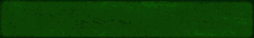
#> input picture scummvm/audio/softsynth/mt32/images/lcd_bg.bmp, 254 x 38 px
$ python mask_index.py ../scummvm/audio/softsynth/mt32/images/lcd_bg.bmp
#> lines starting #> are read from the running program, lines starting #| are printed output that depends on the picture
#> further down, im is the input picture: PIL image 254x38 P; mean R, G, B 11.4, 64.4, 4
#!/usr/bin/env python3
"""Maskenindex eines Quellbildes bestimmen (reproduzierbare Regel, kein Farbraten).

Die Quellbilder sind 8-Bit-Palettenbilder. Die Maske ist der Paletteneintrag,
dessen Farbe in der Magentafamilie liegt UND dessen Flaeche den Bildrand
beruehrt. Nur dann ist es die transparente Umgebung des Sprites.

Belegt an den Quellen (comi-original-assets.zip):

    Objekt                      Index  Anteil  Beruehrt Bildrand
    system-cursor-icon_0000       255   96.1%  100.0%    -> Maske
    lice-icon-object_0000         255   97.6%  100.0%    -> Maske
    inventory-bg-object_0000      255   14.4%   76.5%    -> Maske
    logo-logo-object_0000          33   14.9%    0.0%    -> keine Maske (Magenta liegt innen, bleibt Grafik)
    clring-a-balcony-door_0000      -       -       -     -> kein Magenta in der Palette (Violett ist Grafik)
    ramrod-object_0000              -       -       -     -> kein Magenta in der Palette

Damit faellt die Regel genau so aus wie Koljas Sichturteil: Icons und
System-UI ja, Logo und Raumobjekte nein.
"""
import numpy as np

MAGENTA_R_MIN = 200
MAGENTA_B_MIN = 150
MAGENTA_G_MAX = 60
BORDER_MIN_SHARE = 0.10      # mindestens 10 % der Randpixel muessen dazugehoeren


def magenta_palette_entries(palette):
    """Indizes der Palette, deren Farbe in der Magentafamilie liegt."""
    pal = np.array(palette[:768], dtype=int).reshape(256, 3)
    mask = (pal[:, 0] > MAGENTA_R_MIN) & (pal[:, 2] > MAGENTA_B_MIN) & (pal[:, 1] < MAGENTA_G_MAX)
    return [int(i) for i in np.nonzero(mask)[0]]


def border_pixels(arr):
    return np.concatenate([arr[0, :], arr[-1, :], arr[:, 0], arr[:, -1]])


def mask_index(source_image, border_min_share=BORDER_MIN_SHARE, extra_indices=()):
    """Maskenindex oder None. source_image ist ein PIL-Bild im Modus P.

    `extra_indices` erlaubt weitere Maskenindizes, die nicht magentafarben sind.
    Fuer Objektebenen ist das Index 39: `extract_all_raw.py` setzt ihn beim
    Zusammensetzen der Ebene als transparenten Index, seine Palettenfarbe ist
    beliebig. Auch dort muss die Flaeche den Bildrand beruehren.
    """
#> called with border_min_share = 0.1, extra_indices = ()
    if source_image.mode != "P":
        return None
    palette = source_image.getpalette()
#> palette = 768 values, max 255 at index 192, min 0 at index 54, mean 70.8
    if not palette:
        return None
    arr = np.array(source_image)
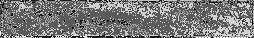
#> arr: shape (38, 254); min 0, max 17, mean 8.14; drawn with min black and max white
    border = border_pixels(arr)
#> border = 584 values, max 17 at index 450, min 0 at index 0, mean 8.34
    candidates = list(magenta_palette_entries(palette)) + [int(i) for i in extra_indices]
#> in magenta_palette_entries, `pal = np.array(palette[:768], dtype=int).reshape(256, 3)`: pal = 256 rows, first 8: [4, 26, 4], [12, 58, 4], [4, 42, 4], [12, 74, 4], [12, 50, 4], [4, 34, 4], [12, 66, 4], [12, 82, 4]
#> candidates = [33, 108, 129, 165, 173, 241, 253]
    best = None
    for idx in candidates:
        region = (arr == idx)
        share = float(region.mean())
        if share == 0.0:
            continue
        border_share = float((border == idx).mean())
        if border_share >= border_min_share:
            # groesste zusammenhaengende Magentaflaeche gewinnt
            if best is None or border_share > best[1]:
                best = (idx, border_share, share)
#> this loop made 7 passes
#> idx on passes 1 to 7: 33, 108, 129, 165, 173, 241, 253
    if best is None:
        return None
    return {"index": best[0], "border_share": best[1], "image_share": best[2], "from_extra": best[0] in tuple(extra_indices)}


if __name__ == "__main__":
    import sys
    from PIL import Image
    for path in sys.argv[1:]:
        im = Image.open(path)
        info = mask_index(im)
        print("%s -> %s" % (path, info))
#| ../scummvm/audio/softsynth/mt32/images/lcd_bg.bmp -> None
